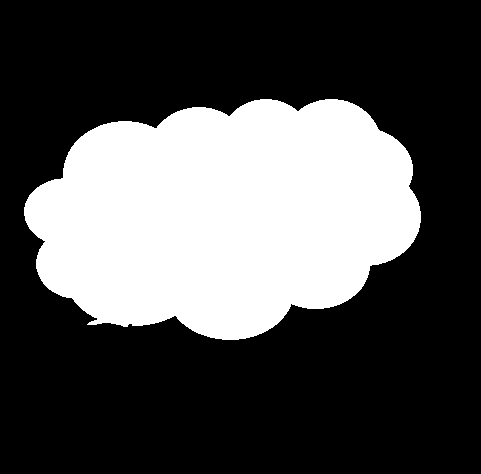
//> input picture OpenCV/Basic/images/circle_one.png, 481 x 474 px
$ ./main_circle   (built with g++ and OpenCV 4)
//> lines starting //> are read from the running program, lines starting //| are printed output that depends on the picture; after the words box and inside, x2 and y2 are one past the last pixel; in counts of white or black regions, pixels touching at a corner belong together
#include <opencv2/core/core.hpp>
#include <opencv2/imgproc/imgproc.hpp>
#include <opencv2/highgui/highgui.hpp>
#include <iostream>
#include <math.h>


using namespace cv;
using namespace std;

// [33 lines left out: functions contoursShow, help, not called in this run]
const int w = 500;
int levels = 3;
vector<vector<Point> > contours;
vector<Vec4i> hierarchy;
// [106 lines left out: functions on_trackbar, contours_face, circle_stone, not called in this run]
typedef vector<cv::Point> VP;
VP FindBigestContour(Mat src) {
	int imax = 0; //代表最大轮廓的序号
	int imaxcontour = -1; //代表最大轮廓的大小
	std::vector<std::vector<cv::Point>>contours;
	findContours(src, contours, CV_RETR_LIST, CV_CHAIN_APPROX_SIMPLE);
	for (int i = 0; i<contours.size(); i++) {
		int itmp = contourArea(contours[i]);//这里采用的是轮廓大小
		if (imaxcontour < itmp) {
			imax = i;
			imaxcontour = itmp;
		}
	}
	return contours[imax];
}
int find_maxCircle()
{
	Mat src = imread("images/circle_one.png");
//> src is the input picture: 474 rows x 481 cols, CV_8UC3; 31.5% white; 1 white region, box (x1, y1, x2, y2) and area: (24, 99, 421, 340) 71838
	Mat temp;
	cvtColor(src, temp, COLOR_BGR2GRAY);
//> temp: 474 rows x 481 cols, CV_8UC1; 31.5% white; 1 white region
	threshold(temp, temp, 100, 255, THRESH_OTSU);
	imshow("src", temp);
	//寻找最大轮廓
	VP VPResult = FindBigestContour(temp);
//> in FindBigestContour, `findContours(src, contours, CV_RETR_LIST, CV_CHAIN_APPROX_SIMPLE);`: contours = 1 contour; box (x1, y1, x2, y2) and area: (24, 99, 421, 340) 71334
//> the loop in FindBigestContour, `for (int i = 0; i<contours.size(); i++)` made 1 pass
//> (itmp, imaxcontour) on pass 1: (71334, 71334)
//> after the loop in FindBigestContour, `for (int i = 0; i<contours.size(); i++)`: imax = 0; imaxcontour = 71334
//> VPResult = contour of 526 points, box (x1, y1, x2, y2) (24, 99, 421, 340), area 71334
	//寻找最大内切圆
	int dist = 0;
	int maxdist = 0;
	Point center;
	for (int i = 0; i<src.cols; i++)
	{
		for (int j = 0; j<src.rows; j++)
		{
			dist = pointPolygonTest(VPResult, cv::Point(i, j), true);
			if (dist>maxdist)
			{
				maxdist = dist;
				center = cv::Point(i, j);
			}
		}
	}
//> this loop made 481 passes
//> (dist, maxdist, center) on passes 1 to 3: (-172, 0, Point(0, 0)), (-172, 0, Point(0, 0)), (-171, 0, Point(0, 0))
//> after the loop, dist = -218; maxdist = 105; center = Point(222, 221)
	//绘制结果
	circle(src, center, maxdist, Scalar(0, 0, 255));
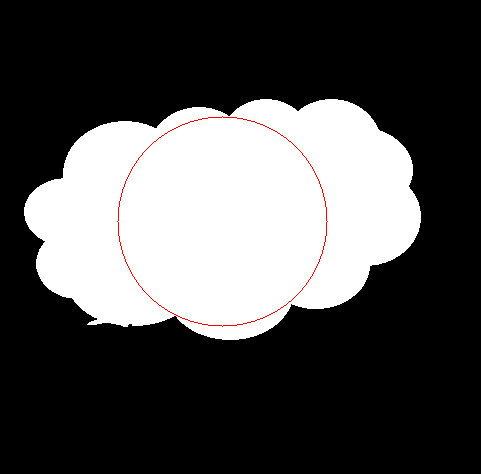
//> src: 474 rows x 481 cols, CV_8UC3; 0.26% of pixels changed, all inside (x1, y1, x2, y2) = (117, 116, 328, 327)
	imshow("dst", src);
	waitKey();
	return 0;
}

int main(int argc, char** argv)
{
	//contoursShow();
	//circle_stone();
	find_maxCircle();
}

$ run again, with OpenCV/Basic/images/cells.png copied over OpenCV/Basic/images/circle_one.png
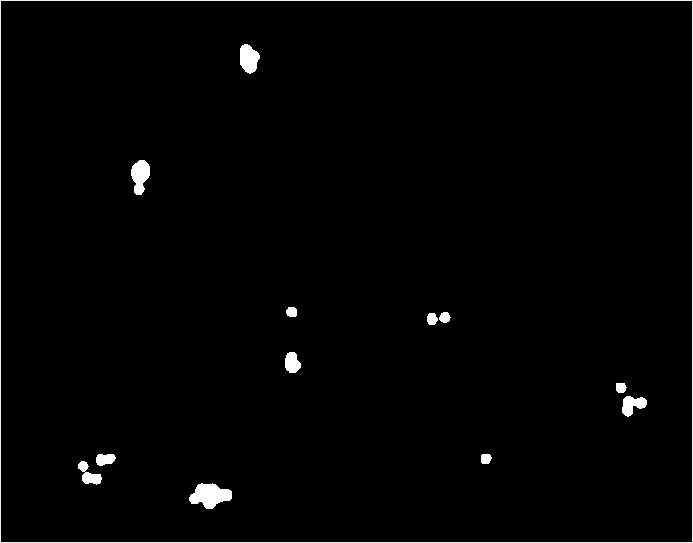
//> input picture OpenCV/Basic/images/cells.png, 693 x 543 px
//> in find_maxCircle, src is the input picture: 543 rows x 693 cols, CV_8UC3; min 0, max 255, mean 3.7
//> contours = 14 contours; largest, box (x1, y1, x2, y2) and area: (0, 0, 693, 543) 375064, (0, 0, 693, 543) 375062, (189, 483, 232, 509) 666, (131, 160, 150, 195) 418, (240, 44, 260, 74) 397
//> the loop in FindBigestContour, `for (int i = 0; i<contours.size(); i++)` made 14 passes
//> (itmp, imaxcontour) on passes 1, 13, 14: (666, 666), (375062, 375062), (375064, 375064)
//> after the loop in FindBigestContour, `for (int i = 0; i<contours.size(); i++)`: imax = 13; imaxcontour = 375064
//> VPResult = 4 Points (x, y): [0, 0], [0, 542], [692, 542], [692, 0]
//> the loop in find_maxCircle, `for (int i = 0; i<src.cols; i++)` made 693 passes
//> center on passes 1 to 3: Point(0, 0), Point(1, 1), Point(2, 2)
//> after the loop in find_maxCircle, `for (int i = 0; i<src.cols; i++)`: dist = 0; maxdist = 271; center = Point(271, 271)
//> in find_maxCircle, `circle(src, center, maxdist, Scalar(0, 0, 255));`:
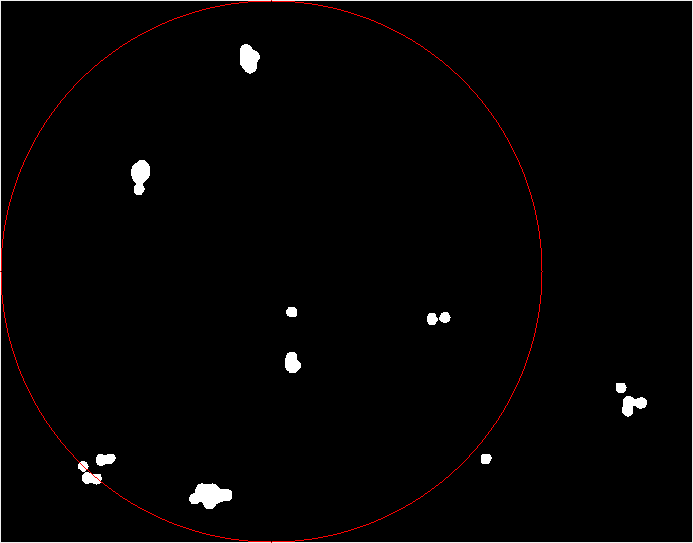
//> src: 543 rows x 693 cols, CV_8UC3; 0.41% of pixels changed, all inside (x1, y1, x2, y2) = (0, 0, 543, 543)

$ run again, with OpenCV/Basic/images/circle.png copied over OpenCV/Basic/images/circle_one.png
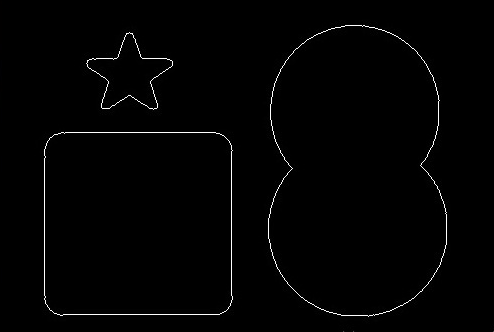
//> input picture OpenCV/Basic/images/circle.png, 494 x 332 px
//> in find_maxCircle, src is the input picture: 332 rows x 494 cols, CV_8UC3; mean B, G, R 2.8, 2.8, 2.8
//> contours = 6 contours; box (x1, y1, x2, y2) and area: (268, 25, 447, 317) 42490, (268, 25, 447, 317) 42490, (44, 132, 233, 316) 33760, (44, 132, 233, 316) 33760, (86, 32, 173, 110) 3050, (86, 32, 173, 110) 3048
//> the loop in FindBigestContour, `for (int i = 0; i<contours.size(); i++)` made 6 passes
//> (itmp, imaxcontour) on passes 1, 5: (33759, 33759), (42490, 42490)
//> after the loop in FindBigestContour, `for (int i = 0; i<contours.size(); i++)`: imax = 4; imaxcontour = 42490
//> VPResult = contour of 361 points, box (x1, y1, x2, y2) (268, 25, 447, 317), area 42490
//> the loop in find_maxCircle, `for (int i = 0; i<src.cols; i++)` made 494 passes
//> dist on passes 1 to 3: -282, -281, -280
//> after the loop in find_maxCircle, `for (int i = 0; i<src.cols; i++)`: dist = -80; maxdist = 87; center = Point(356, 228)
//> in find_maxCircle, `circle(src, center, maxdist, Scalar(0, 0, 255));`:
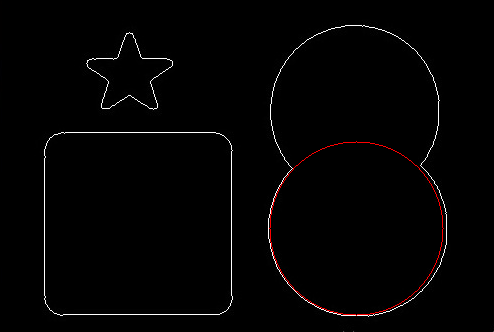
//> src: 332 rows x 494 cols, CV_8UC3; 0.3% of pixels changed, all inside (x1, y1, x2, y2) = (269, 141, 444, 316)
